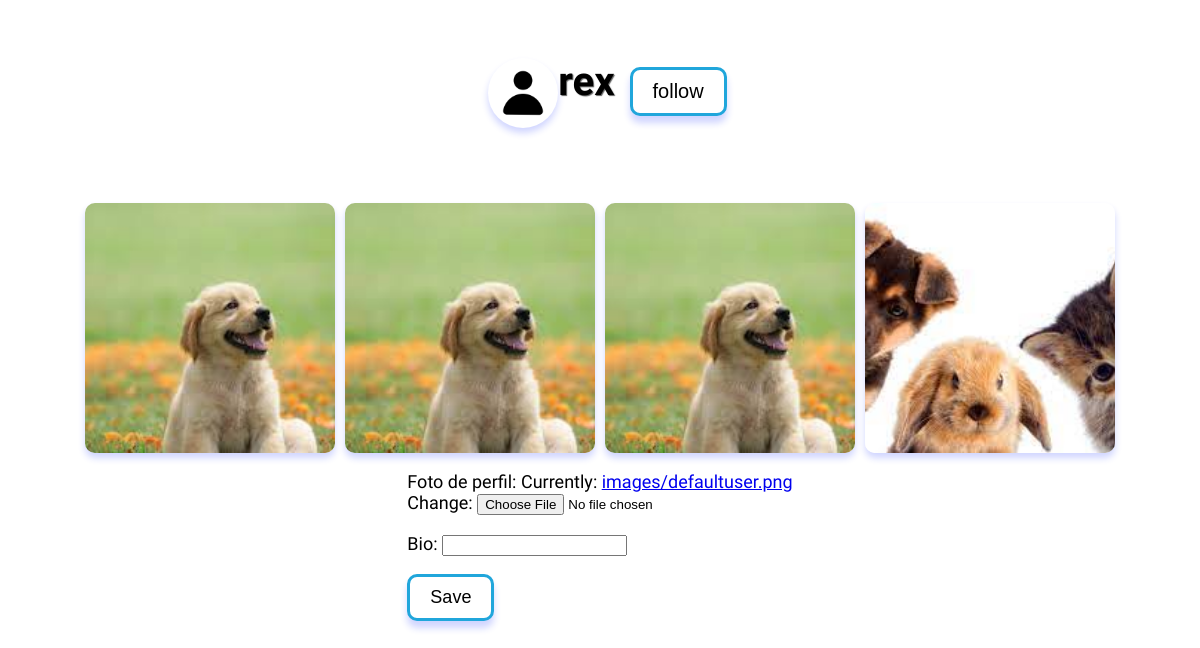
The app's page /profile/ (signed in) with its own data.
### myapp/models.py (models this page shows, shortened)
class UserProfile(models.Model):
    user = models.OneToOneField(User, on_delete=models.CASCADE)
    profile_image = models.ImageField(upload_to='images/', default='images/defaultuser.png')
    bio = models.CharField(max_length=100, null=True, blank=True)

class User(AbstractUser):
    profile_image = models.ImageField(null=True, blank=True, upload_to='images/')
    phone = models.CharField(max_length=20, null = True, blank=True)
    address = models.CharField(max_length=50 , null=True, blank=True)
    amount_of_followers = models.IntegerField(default=0)
    amount_of_following = models.IntegerField(default=0)
    followers = models.ManyToManyField('self', blank=True)

class Post(models.Model):
    user_profile = models.ForeignKey(UserProfile, on_delete=models.CASCADE, null=True)
    user = models.ForeignKey(User, on_delete=models.CASCADE, null=True, blank=True)
    image = models.ImageField(null=True, upload_to='images/')
    description = models.CharField(max_length=500, null=True, blank=True)
    date = models.DateTimeField(auto_now_add=True)
    likes = models.IntegerField(default=0)
    comment = models.CharField(max_length=100, null=True, blank=True)
    who_liked = models.ManyToManyField(User, related_name='liked_posts', blank=True)

### myapp/views.py (the view)
# urls.py: path('profile/', views.view_profile, name='view_profile'),
@login_required
def view_profile(request, username=None):
    current_user = request.user
    if username: #checkl if username exists
        user = get_object_or_404(User, username=username) #if it does, get the user object
        posts = Post.objects.filter(user=user)
        print(user)
        user_profile = get_object_or_404(UserProfile, user=user) #get the user profile object
        print(user_profile)
        if user == current_user:
            is_own_profile = True
        else:
            is_own_profile = False
    else:
        user = current_user
        posts = Post.objects.filter(user=user)
        user_profile = current_user.userprofile
        is_own_profile = True
    if request.method == 'POST':
        posts = Post.objects.filter(user=current_user)
        form = UserProfileForm(request.POST, request.FILES, instance=user_profile)
        if form.is_valid():
            print('Form is valid!')
            form.save()
    else:
        form = UserProfileForm(instance=user_profile)
        print('Form is not valid!')
    context = {
        'user_profile': user_profile,
        'is_own_profile': is_own_profile,
        'form': form,
        'posts': posts,
    }
    return render(request, 'profile.html', context)

### myapp/forms.py
class UserProfileForm(forms.ModelForm):
   class Meta:
      model = UserProfile
      fields = ['profile_image', 'bio']
      labels = {
          'profile_image': 'Foto de perfil',
      }

### myapp/templates/profile.html (shortened to what this page needs)
{% extends 'profilebase.html' %}
{% block content %}
<!DOCTYPE html>
<html lang="en">
<head>
</head>
<body>
    <div class = "container">
        <div class = "user">
            <pre><h1 id = "username"><img id = "profile" src="{{ user_profile.profile_image.url }}" alt="">  {{ user_profile.user.username }}</h1></pre>
            <button id = "follow">follow</button>
        </div>
        <div class="posts">
            {% for post in posts %}
            <div class="post">
                {% if post.image %}
                    <img id = "post_image" src="{{ post.image.url }}" alt="">
                {% endif %}
            </div>
            {% endfor %}
        </div>
        <form method="post" method="POST" enctype="multipart/form-data" id="post-form">
            {% if is_own_profile %}
               {{ form.as_p }}
               <button type="submit">Save</button>
           {% endif %}
           </form>
    </div>
</body>
</html>
{% endblock %}

### myapp/static/profilestyles.css (style rules this page uses)
body, pre { font-family: 'Afacad', sans-serif; font-size: 18px; }
.container { display: flex; flex-direction: column; align-items: center; justify-content: center; margin-top: 30px; }
#profile { box-shadow: 0 5px 7px rgba(22, 45, 255, 0.2); width: 70px; height: 70px; border-radius: 50%; }
h1 { text-shadow: #5e5f5f 1px 1px 1px; font-size: 40px; margin-top: 10px; }
.user { width: 100%; display: flex; flex-direction: row; align-items: center; justify-content: center; }
.posts { margin-top: 30px; display: grid; grid-template-columns: repeat(4,250px); grid-auto-rows: 250px; gap: 10px; }
.post img { border-radius: 10px; box-shadow: 0 5px 7px rgba(22, 45, 255, 0.2); width: 100%; height: 100%; object-fit: cover; }
#username { display: flex; flex-direction: row; }
button { box-shadow: 0 7px 7px rgba(22, 45, 255, 0.2); border-radius: 10px; border: 3px solid #20a6db; background-color: #ffffff; font-size: 18px; padding: 10px 20px; cursor: pointer; }
#follow { position: relative; left: 15px; font-size: 20px; bottom: 10px; }

### records on screen
UserProfile: profile_image (placeholder picture), user.username "rex"
Post: image (picture)
Post: image (picture)
Post: image (picture)
Post: image (picture)
